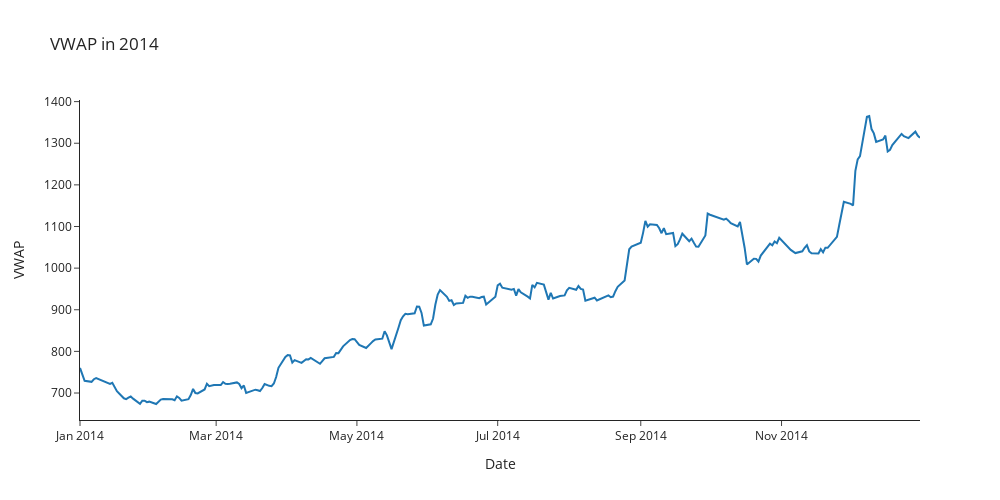

The code cell stored with this chart in its notebook:
### Code cell
fig = go.Figure([go.Scatter(x=Train_Dataset.loc['2014', 'VWAP'].index,y=Train_Dataset.loc['2014', 'VWAP'])])
fig.update_layout(
    autosize=False,
    width=1000,
    height=500,
    title='VWAP in 2014',
    template="simple_white",
)
fig.update_xaxes(title="Date")
fig.update_yaxes(title="VWAP")

fig.show()

### Figure 1 — Plotly figure (JSON) as saved in the notebook; plotly's stock layout.template omitted (floating-point values rounded to 4 significant figures; data arrays with more than 128 entries replaced by an {"elided": "..."} marker saying what was removed)
{"data": [{"type": "scatter", "x": {"elided": "244 str values"}, "y": {"elided": "244 float values"}}], "layout": {"autosize": false, "height": 500, "title": {"text": "VWAP in 2014"}, "width": 1000, "xaxis": {"title": {"text": "Date"}}, "yaxis": {"title": {"text": "VWAP"}}}}
